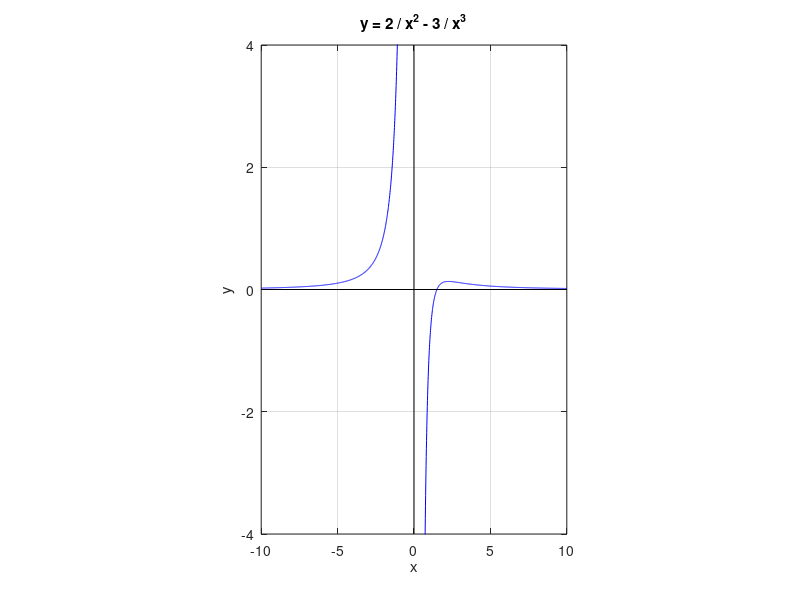

Recreate this plot in MATLAB.
close all;

x=-10:0.01:-0.2;
y= (2*x-3)./(x.^3);
plot(x,y,'b')
hold on
grid on

x= 0.2:0.01:10;
y= (2*x-3)./x.^3;
plot(x,y,'b')

% The x axis
x=linspace(-10,10,2);
y=0*x;
plot(x,y,'k')

% The y axis
y= linspace(-4,4,2);
x=0*y;
plot(x,y,'k')

% labels and title
xlabel('x')
ylabel('y')
title('y = 2 / x^2 - 3 / x^3')

axis([-10 , 10 , -4, 4])
daspect([4 1 1])

% $$$ subplot(1,2,1)
% $$$ x=-2:0.01:-0.01;
% $$$ y= (2*x-3)./x.^3;
% $$$ plot(x,y)
% $$$ hold on
% $$$ x= 0.01:0.01:5;
% $$$ y= (2*x-3)./x.^3;
% $$$ plot(x,y)
% $$$ grid on
% $$$ axis tight
% $$$ 
% $$$ % The x axis
% $$$ x=linspace(-2,5,2);
% $$$ y=0*x;
% $$$ plot(x,y,'--')
% $$$ 
% $$$ % The y axis
% $$$ y= linspace(-20,20,2);
% $$$ x=0*y;
% $$$ plot(x,y,'--')
% $$$ 
% $$$ % labels and title
% $$$ xlabel('x')
% $$$ ylabel('y')
% $$$ title('y = 2 / x^2 - 3 / x^3')
% $$$ 
% $$$ axis([-2 , 5 , -4, 6])
% $$$ 
% $$$ %%%%%%%%%%%%%%%%%%%%%%%%%
% $$$ % Zoom on one part of the previous graph.
% $$$ 
% $$$ subplot(1,2,2)
% $$$ x= 0.01:0.01:5;
% $$$ y= (2*x-3)./x.^3;
% $$$ hold on
% $$$ plot(x,y)
% $$$ grid on
% $$$ axis tight
% $$$ 
% $$$ % The x axis
% $$$ x=linspace(0,5,2);
% $$$ y=0*x;
% $$$ plot(x,y,'--')
% $$$ 
% $$$ % The y axis
% $$$ y= linspace(-20,20,2);
% $$$ x=0*y;
% $$$ plot(x,y,'--')
% $$$ 
% $$$ % labels and title
% $$$ xlabel('x')
% $$$ ylabel('y')
% $$$ title('y = 2 / x^2 - 3 / x^3')
% $$$ 
% $$$ axis([0 , 5 , -1, 1])
